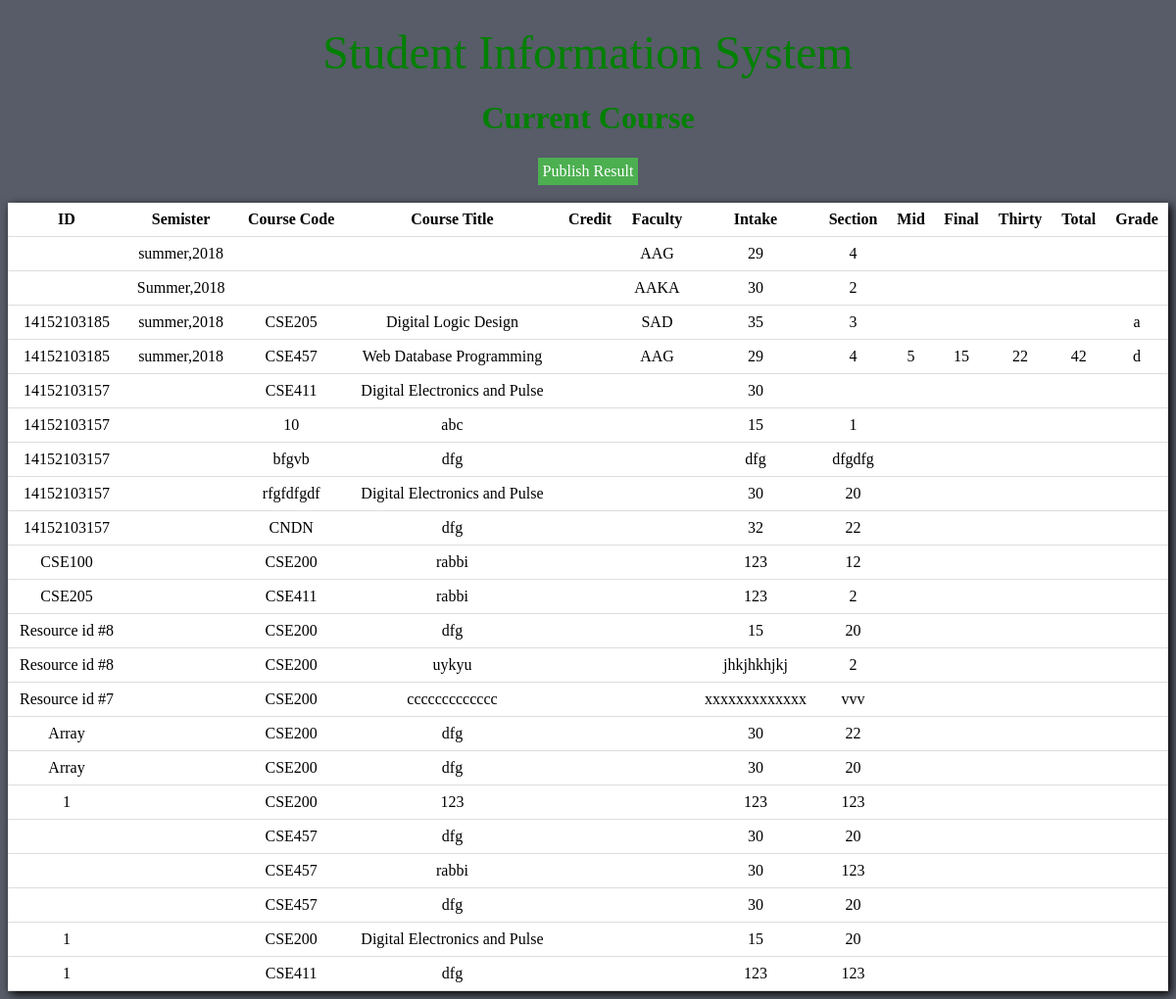
/registration_admin.php, run on the app's committed database.
### tables this page shows
CREATE TABLE `registration` (
  `id` varchar(50) NOT NULL,
  `semister` varchar(50) NOT NULL,
  `code` varchar(50) NOT NULL,
  `title` varchar(50) NOT NULL,
  `credit` varchar(50) NOT NULL,
  `faculty` varchar(50) NOT NULL,
  `intake` varchar(50) NOT NULL,
  `section` varchar(50) NOT NULL,
  `mid` varchar(50) NOT NULL,
  `final` varchar(50) NOT NULL,
  `thirty` varchar(50) NOT NULL,
  `total` varchar(50) NOT NULL,
  `grade` varchar(50) NOT NULL,
  `point` varchar(50) NOT NULL
);

### registration_admin.php (the view, shortened to what this page needs)
<!DOCTYPE html PUBLIC "-//W3C//DTD XHTML 1.0 Transitional//EN" "http://www.w3.org/TR/xhtml1/DTD/xhtml1-transitional.dtd">
<html xmlns="http://www.w3.org/1999/xhtml">
<head>
<link rel="stylesheet" type="text/css" href="Style/viewtablesearch.css" />
</head>
<body>
<br>
<center><font size="8" color="green">Student Information System</font></center>
<center><h1><font color="green">Current Course</font></h1></center>
<center>
<a href="publish_result.php" target="_blank">
Publish Result
</a>
</center>
<br>
	<table>
    	<tr>
		    <th>ID</th>
		    <th>Semister</th>
			<th>Course Code</th>
            <th>Course Title</th>
			<th>Credit</th>
			<th>Faculty</th>
            <th>Intake</th>
			<th>Section</th>
			<th>Mid</th>
			<th>Final</th>
			<th>Thirty</th>
			<th>Total</th>
			<th>Grade</th>
         </tr>
        <?php
			include "connect.php";
      $i = "select * from registration";
	$h = mysql_query($i);
			while($tr=mysql_fetch_array($h))
			{
		?>
        <tr>
        	<td><?php echo $tr[0]; ?></td>
            <td><?php echo $tr[1]; ?></td>
            <td><?php echo $tr[2]; ?></td>
            <td><?php echo $tr[3]; ?></td>
			<td><?php echo $tr[4]; ?></td>
			<td><?php echo $tr[5]; ?></td>
			<td><?php echo $tr[6]; ?></td>
			<td><?php echo $tr[7]; ?></td>
			<td><?php echo $tr[8]; ?></td>
			<td><?php echo $tr[9]; ?></td>
			<td><?php echo $tr[10]; ?></td>
			<td><?php echo $tr[11]; ?></td>
			<td><?php echo $tr[12]; ?></td>
        </tr>
        <?php
			}
		?>
    </table>
</body>
</html>

### CONNECT.PHP (shortened to what this page needs)
<!DOCTYPE>
<html>
<head>
</head>
<body>
</body>
</html>

### Style/viewtablesearch.css (style rules this page uses)
body { background:#575c68; background-repeat:no-repeat; ` background-size:cover; background-attachment:fixed; }
a:link { text-decoration:none; color:#000; }
td,th { padding: 8px; text-align: center; border-bottom: 1px solid #ddd; }
table { border-collapse:collapse; width:100%; background:#FFF; height:auto; margin:auto; box-shadow:3px 3px 9px #000; }

### registration_admin.php (style rules this page uses)
a:link, a:visited { background-color: #4CAF50; color: white; padding: 5px 5px; text-align: center; text-decoration: none; display: inline-block; }

### data on the page
registration: semister "summer,2018", faculty "AAG", intake "29", section "4"
registration: semister "Summer,2018", faculty "AAKA", intake "30", section "2"
registration: id "14152103185", semister "summer,2018", code "CSE205", title "Digital Logic Design", faculty "SAD", intake "35", section "3", grade "a"
registration: id "14152103185", semister "summer,2018", code "CSE457", title "Web Database Programming", faculty "AAG", intake "29", section "4", mid "5", final "15", thirty "22", total "42", grade "d"
registration: id "14152103157", code "CSE411", title "Digital Electronics and Pulse", intake "30"
registration: id "14152103157", code "10", title "abc", intake "15", section "1"
registration: id "14152103157", code "bfgvb", title "dfg", intake "dfg", section "dfgdfg"
registration: id "14152103157", code "rfgfdfgdf", title "Digital Electronics and Pulse", intake "30", section "20"
registration: id "14152103157", code "CNDN", title "dfg", intake "32", section "22"
registration: id "CSE100", code "CSE200", title "rabbi", intake "123", section "12"
registration: id "CSE205", code "CSE411", title "rabbi", intake "123", section "2"
registration: id "Resource id #8", code "CSE200", title "dfg", intake "15", section "20"
registration: id "Resource id #8", code "CSE200", title "uykyu", intake "jhkjhkhjkj", section "2"
registration: id "Resource id #7", code "CSE200", title "ccccccccccccc", intake "xxxxxxxxxxxxx", section "vvv"
registration: id "Array", code "CSE200", title "dfg", intake "30", section "22"
registration: id "Array", code "CSE200", title "dfg", intake "30", section "20"
registration: id "1", code "CSE200", title "123", intake "123", section "123"
registration: code "CSE457", title "dfg", intake "30", section "20"
registration: code "CSE457", title "rabbi", intake "30", section "123"
registration: code "CSE457", title "dfg", intake "30", section "20"
registration: id "1", code "CSE200", title "Digital Electronics and Pulse", intake "15", section "20"
registration: id "1", code "CSE411", title "dfg", intake "123", section "123"
